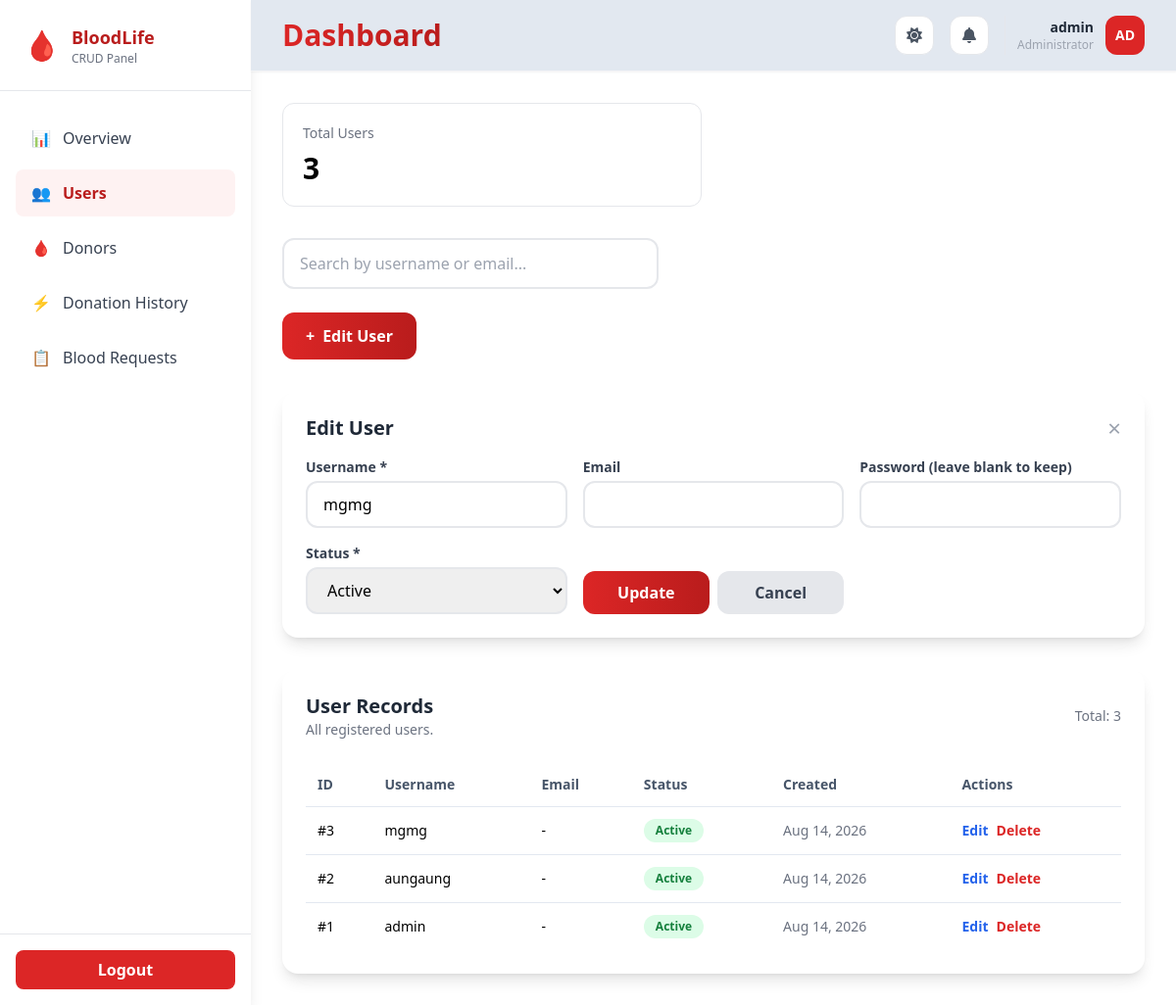
Page /admin/logindata.php?edit=3 (signed in) on the committed database.
### tables this page shows
CREATE TABLE users (
    id INT AUTO_INCREMENT PRIMARY KEY,
    username VARCHAR(50) NOT NULL UNIQUE,
    email VARCHAR(100),
    password VARCHAR(255) NOT NULL,
    role ENUM('Admin','User') NOT NULL DEFAULT 'User',
    status ENUM('Active','Inactive') DEFAULT 'Active',
    myanmar_name VARCHAR(100) DEFAULT NULL,
    created_at TIMESTAMP DEFAULT CURRENT_TIMESTAMP
);

### admin/logindata.php (the view, shortened to what this page needs)
<?php
require_once __DIR__ . '/../config/db.php';
$users = [];
$result = $conn->query("SELECT * FROM users ORDER BY id DESC");
if ($result && $result->num_rows > 0) {
    $users = $result->fetch_all(MYSQLI_ASSOC);
}
$stats = [
    'total' => $conn->query("SELECT COUNT(*) AS c FROM users")->fetch_assoc()['c'] ?? 0,
];
$edit_row = null;
if (isset($_GET['edit'])) {
    $edit_id = (int)$_GET['edit'];
    foreach ($users as $u) {
        if ($u['id'] == $edit_id) {
            $edit_row = $u;
            break;
        }
    }
}
?>
<!DOCTYPE html>
<html lang="en">
<head>
    <script src="https://cdn.tailwindcss.com"></script>
    <link rel="stylesheet" href="../assets/css/myanmar-font.css">
</head>
<body class="bg-gray-100 dark:bg-gray-900">
<div class="flex min-h-screen">
    <div class="w-64 bg-white shadow-lg hidden md:flex flex-col sticky top-0 self-start h-screen overflow-y-auto">
        <div class="p-6 border-b border-gray-200">
            <div class="flex items-center space-x-3">
                <span class="text-3xl">🩸</span>
                <div>
                    <h1 class="font-bold text-lg text-red-700">BloodLife</h1>
                    <p class="text-xs text-gray-500">CRUD Panel</p>
                </div>
            </div>
        </div>
        <nav class="flex-1 px-4 py-6 space-y-2">
            <a href="dashboard.php" class="flex items-center space-x-3 px-4 py-3 text-gray-700 hover:bg-gray-100 rounded-lg transition">
                <span>📊</span> <span data-i18n="overview">Overview</span>
            </a>
            <a href="logindata.php" class="flex items-center space-x-3 px-4 py-3 bg-red-50 text-red-700 rounded-lg font-semibold">
                <span>👥</span> <span>Users</span>
            </a>
            <a href="donor_crud.php" class="flex items-center space-x-3 px-4 py-3 text-gray-700 hover:bg-gray-100 rounded-lg transition">
                <span>🩸</span> <span>Donors</span>
            </a>
            <a href="donation_history_crud.php" class="flex items-center space-x-3 px-4 py-3 text-gray-700 hover:bg-gray-100 rounded-lg transition">
                <span>⚡</span> <span>Donation History</span>
            </a>
            <a href="requests.php" class="flex items-center space-x-3 px-4 py-3 text-gray-700 hover:bg-gray-100 rounded-lg transition">
                <span>📋</span> <span>Blood Requests</span>
            </a>
        </nav>
        <div class="p-4 border-t border-gray-200">
            <a href="logout.php" onclick="return confirm('Are you sure you want to logout?')" class="w-full bg-red-600 text-white flex justify-center py-2 rounded-lg font-semibold hover:bg-red-700 transition" data-i18n="logout">Logout</a>
        </div>
    </div>
    <main class="flex-1">
        <?php include __DIR__ . '/../includes/navbar.php'; ?>
        <div class="p-8">
            <div class="grid grid-cols-1 md:grid-cols-2 gap-6 mb-8">
                <div class="bg-white rounded-xl border p-5 stat-card">
                    <p class="text-gray-500 text-sm">Total Users</p>
                    <h3 class="text-3xl font-bold mt-2"><?= $stats['total'] ?></h3>
                </div>
            </div>
            <div class="w-96 mb-6">
                <input id="searchInput" type="text" placeholder="Search by username or email..." class="w-full border-2 border-gray-200 rounded-xl px-4 py-3 focus:outline-none focus:border-red-500 transition">
            </div>
            <div class="mb-8">
                <button onclick="toggleForm()" id="toggleFormBtn" class="bg-gradient-to-r from-red-600 to-red-700 text-white font-semibold px-6 py-3 rounded-xl hover:shadow-lg transition flex items-center gap-2">
                    <span>+</span>
                    <span><?= $edit_row ? 'Edit User' : 'Add New User' ?></span>
                </button>
            </div>
            <div id="crudForm" class="bg-white rounded-2xl shadow-lg p-6 mb-8 <?= $edit_row ? '' : 'hidden' ?>">
                <div class="flex items-center justify-between mb-4">
                    <h3 class="text-xl font-bold text-gray-800"><?= $edit_row ? 'Edit User' : 'New User' ?></h3>
                    <button onclick="toggleForm()" class="text-gray-400 hover:text-gray-600 text-2xl leading-none">&times;</button>
                </div>
                <form method="POST" class="grid grid-cols-1 md:grid-cols-2 lg:grid-cols-3 gap-4">
                    <div>
                        <label class="block text-sm font-semibold text-gray-700 mb-1">Username *</label>
                        <input type="text" name="username" value="<?= htmlspecialchars($edit_row['username'] ?? '') ?>" required class="w-full border-2 border-gray-200 rounded-xl px-4 py-2.5 focus:border-red-500 focus:ring-2 focus:ring-red-200 transition outline-none">
                    </div>
                    <div>
                        <label class="block text-sm font-semibold text-gray-700 mb-1">Email</label>
                        <input type="email" name="email" value="<?= htmlspecialchars($edit_row['email'] ?? '') ?>" class="w-full border-2 border-gray-200 rounded-xl px-4 py-2.5 focus:border-red-500 focus:ring-2 focus:ring-red-200 transition outline-none">
                    </div>
                    <div>
                        <label class="block text-sm font-semibold text-gray-700 mb-1">Password <?= $edit_row ? '(leave blank to keep)' : '*' ?></label>
                        <input type="password" name="password" value="" <?= $edit_row ? '' : 'required' ?> class="w-full border-2 border-gray-200 rounded-xl px-4 py-2.5 focus:border-red-500 focus:ring-2 focus:ring-red-200 transition outline-none">
                    </div>
                    <div>
                        <label class="block text-sm font-semibold text-gray-700 mb-1">Status *</label>
                        <select name="status" required class="w-full border-2 border-gray-200 rounded-xl px-4 py-2.5 focus:border-red-500 focus:ring-2 focus:ring-red-200 transition outline-none">
                            <?php foreach (['Active','Inactive'] as $st): ?>
                                <option value="<?= $st ?>" <?= (($edit_row['status'] ?? 'Active') === $st) ? 'selected' : '' ?>><?= $st ?></option>
                            <?php endforeach; ?>
                        </select>
                    </div>
                    <div class="flex items-end">
                        <button type="submit" name="<?= $edit_row ? 'update' : 'add' ?>" class="w-full bg-gradient-to-r from-red-600 to-red-700 text-white font-semibold py-2.5 rounded-xl hover:shadow-lg transition">
                            <?= $edit_row ? 'Update' : 'Create' ?>
                        </button>
                        <?php if ($edit_row): ?>
                            <a href="logindata.php" class="ml-2 w-full text-center bg-gray-200 text-gray-700 font-semibold py-2.5 rounded-xl hover:bg-gray-300 transition">Cancel</a>
                        <?php endif; ?>
                    </div>
                </form>
            </div>
            <div class="bg-white rounded-2xl shadow-lg p-6">
                <div class="flex items-center justify-between mb-6">
                    <div>
                        <h3 class="text-xl font-bold text-gray-800">User Records</h3>
                        <p class="text-sm text-gray-500">All registered users.</p>
                    </div>
                    <span class="text-sm text-gray-500">Total: <?= count($users) ?></span>
                </div>
                <div class="overflow-x-auto">
                    <table class="w-full text-left text-sm border-collapse">
                        <thead>
                            <tr class="bg-gray-50 text-slate-600">
                                <th class="p-3">ID</th>
                                <th class="p-3">Username</th>
                                <th class="p-3">Email</th>
                                <th class="p-3">Status</th>
                                <th class="p-3">Created</th>
                                <th class="p-3">Actions</th>
                            </tr>
                        </thead>
                        <tbody>
                            <?php if (count($users) > 0): ?>
                                <?php foreach ($users as $u): ?>
                                    <?php
                                    $statusColor = ($u['status'] ?? 'Active') === 'Active' ? 'bg-green-100 text-green-700' : 'bg-red-100 text-red-700';
                                    ?>
                                    <tr class="user-row border-t border-slate-200 hover:bg-gray-50">
                                        <td class="p-3 font-medium">#<?= $u['id'] ?></td>
                                        <td class="p-3 font-medium"><?= htmlspecialchars($u['username']) ?></td>
                                        <td class="p-3"><?= htmlspecialchars($u['email'] ?? '-') ?></td>
                                        <td class="p-3"><span class="inline-flex rounded-full px-3 py-1 text-xs font-semibold <?= $statusColor ?>"><?= htmlspecialchars($u['status']) ?></span></td>
                                        <td class="p-3 text-gray-500"><?= date('M d, Y', strtotime($u['created_at'])) ?></td>
                                        <td class="p-3">
                                            <div class="flex gap-2">
                                                <a href="logindata.php?edit=<?= $u['id'] ?>" class="text-blue-600 hover:text-blue-800 font-semibold">Edit</a>
                                                <a href="logindata.php?delete=<?= $u['id'] ?>" class="text-red-600 hover:text-red-800 font-semibold" onclick="return confirm('Delete this user?')">Delete</a>
                                            </div>
                                        </td>
                                    </tr>
                                <?php endforeach; ?>
                            <?php else: ?>
                                <tr><td colspan="6" class="p-8 text-center text-gray-500">No users found.</td></tr>
                            <?php endif; ?>
                        </tbody>
                    </table>
                </div>
            </div>
        </div>
    </main>
</div>
</body>
</html>

### admin/logindata.php (style rules this page uses)
.stat-card { transition: all 0.3s ease; }
html:not(.dark) body { background-color: #ffffff !important; background-image: none !important; }
html:not(.dark) .bg-gray-50 { background-color: #ffffff !important; }
html:not(.dark) .bg-gray-100 { background-color: #ffffff !important; }

### rows in the picture
users: username "mgmg", status "Active", id "3", email "-", created_at "Aug 14, 2026"
users: id "2", username "aungaung", email "-", status "Active", created_at "Aug 14, 2026"
users: id "1", username "admin", email "-", status "Active", created_at "Aug 14, 2026"

### other values in the picture
$_SESSION['username'] "admin"
substr($_SESSION['username'] ?? 'A', 0, 2) "AD"
$stats['total'] "3"
count($users) "3"
